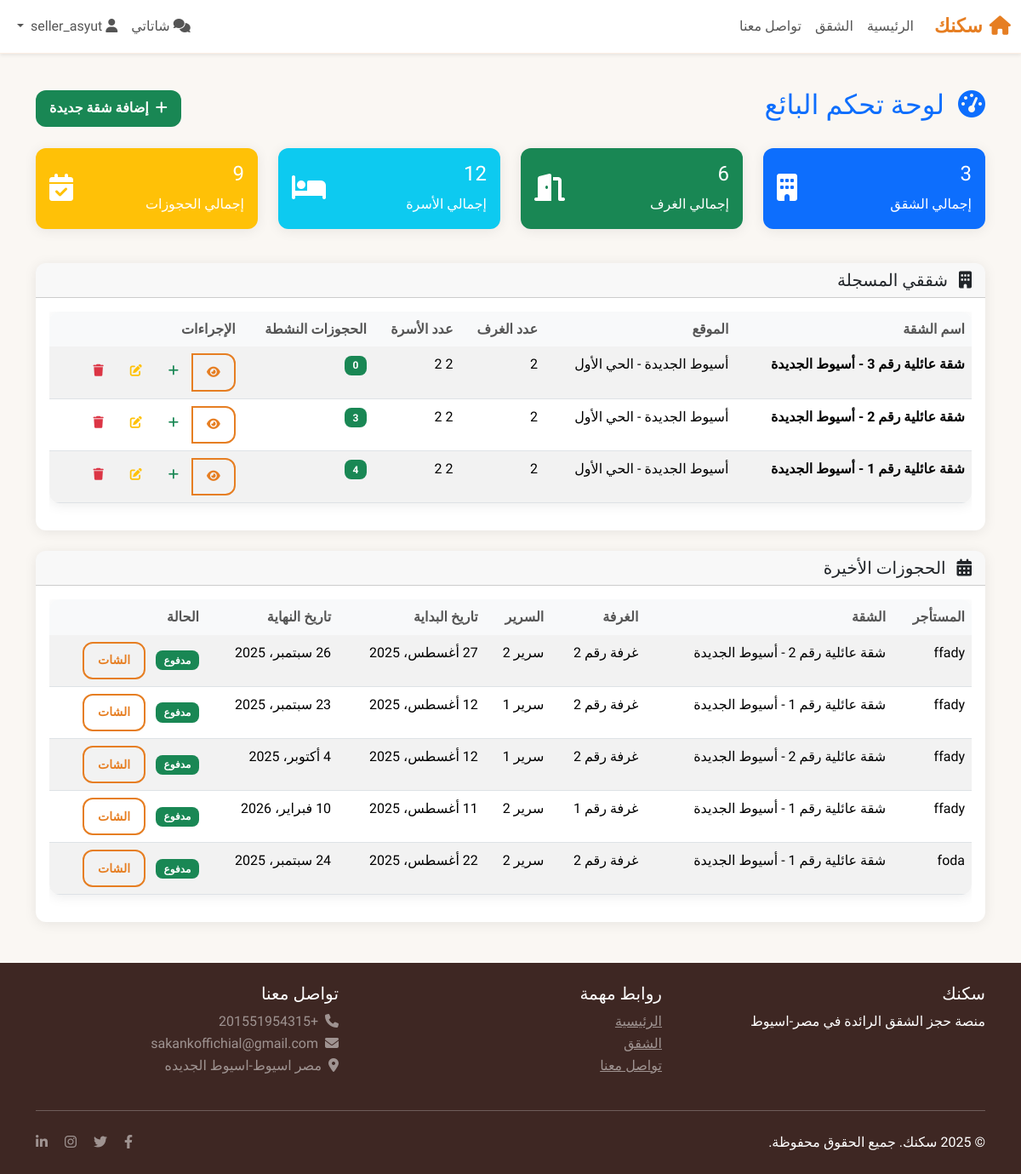
/listings/seller/dashboard/ (signed in), run on an earlier commit of the app's database.
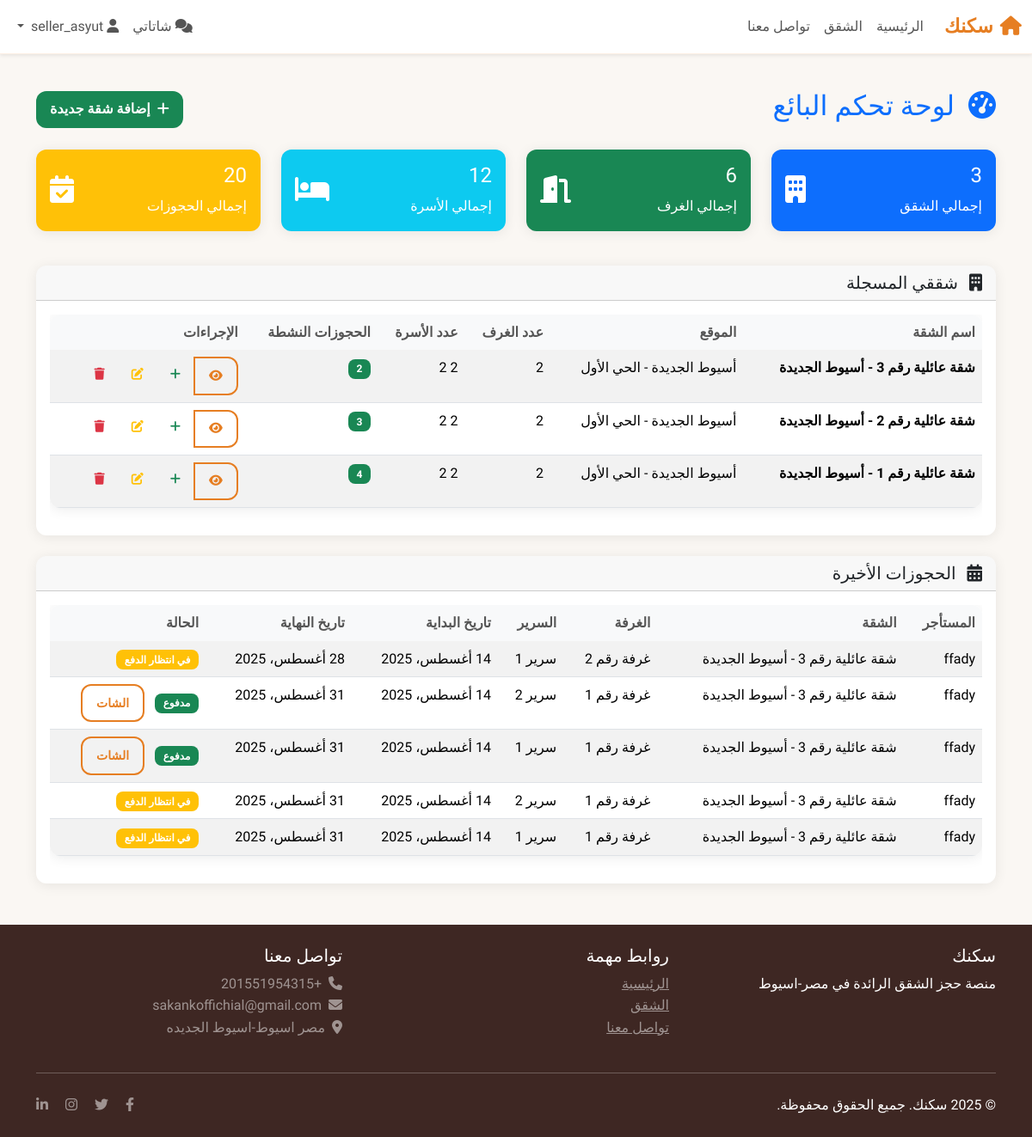
And on a later commit of the database.
### listings/models.py (models this page shows, shortened)
class Apartment(models.Model):
    name = models.CharField(
        max_length=200,
        verbose_name='اسم الشقة'
    )
    location = models.ForeignKey(
        Location,
        on_delete=models.CASCADE,
        related_name='apartments',
        verbose_name='الموقع'
    )
    description = models.TextField(
        verbose_name='الوصف'
    )
    owner = models.ForeignKey(
        User,
        on_delete=models.CASCADE,
        related_name='apartments',
        verbose_name='المالك'
    )
    main_image = models.ImageField(
        upload_to='apartments/main/',
        verbose_name='الصورة الرئيسية'
    )
    is_active = models.BooleanField(
        default=True,
        verbose_name='نشط'
    )
    created_at = models.DateTimeField(
        auto_now_add=True,
        verbose_name='تاريخ الإنشاء'
    )
    updated_at = models.DateTimeField(
        auto_now=True,
        verbose_name='تاريخ التحديث'
    )
    class Meta:
        verbose_name = 'شقة'
        verbose_name_plural = 'الشقق'
        ordering = ['-created_at']
    def get_active_bookings_count(self):
        from bookings.models import Booking
        from django.utils import timezone
        active_bookings = 0
        for room in self.rooms.all():
            for bed in room.beds.all():
                active_bookings += Booking.objects.filter(
                    bed=bed,
                    end_date__gte=timezone.now().date(),
                    payment_status='paid'
                ).count()
        return active_bookings

class Location(models.Model):
    name = models.CharField(
        max_length=100,
        unique=True,
        verbose_name='اسم الموقع'
    )
    city = models.CharField(
        max_length=50,
        verbose_name='المدينة'
    )
    is_active = models.BooleanField(
        default=True,
        verbose_name='نشط'
    )
    class Meta:
        verbose_name = 'موقع'
        verbose_name_plural = 'المواقع'
        ordering = ['city', 'name']

class Room(models.Model):
    apartment = models.ForeignKey(
        Apartment,
        on_delete=models.CASCADE,
        related_name='rooms',
        verbose_name='الشقة'
    )
    name = models.CharField(
        max_length=100,
        verbose_name='اسم/رقم الغرفة'
    )
    bed_count = models.PositiveIntegerField(
        verbose_name='عدد الأسرة'
    )
    room_image = models.ImageField(
        upload_to='rooms/',
        blank=True,
        verbose_name='صورة الغرفة'
    )
    description = models.TextField(
        blank=True,
        verbose_name='وصف الغرفة'
    )
    class Meta:
        verbose_name = 'غرفة'
        verbose_name_plural = 'الغرف'
        unique_together = ['apartment', 'name']

class Bed(models.Model):
    STATUS_CHOICES = [
        ('available', 'متاح'),
        ('booked', 'محجوز'),
        ('maintenance', 'صيانة'),
    ]
    room = models.ForeignKey(
        Room,
        on_delete=models.CASCADE,
        related_name='beds',
        verbose_name='الغرفة'
    )
    bed_number = models.CharField(
        max_length=10,
        verbose_name='رقم السرير'
    )
    monthly_price = models.DecimalField(
        max_digits=10,
        decimal_places=2,
        verbose_name='السعر الشهري'
    )
    status = models.CharField(
        max_length=15,
        choices=STATUS_CHOICES,
        default='available',
        verbose_name='الحالة'
    )
    class Meta:
        verbose_name = 'سرير'
        verbose_name_plural = 'الأسرة'
        unique_together = ['room', 'bed_number']

### bookings/models.py (models this page shows, shortened)
class Booking(models.Model):
    STATUS_CHOICES = [
        ('pending', 'في الانتظار'),
        ('confirmed', 'مؤكد'),
        ('cancelled', 'ملغي'),
        ('completed', 'مكتمل'),
    ]
    PAYMENT_STATUS_CHOICES = [
        ('pending', 'في الانتظار'),
        ('paid', 'مدفوع'),
        ('failed', 'فشل'),
        ('refunded', 'مسترد'),
    ]
    user = models.ForeignKey(
        User,
        on_delete=models.CASCADE,
        related_name='bookings',
        verbose_name='المستخدم'
    )
    order = models.ForeignKey(
        'BookingOrder',
        on_delete=models.CASCADE,
        related_name='bookings',
        null=True,
        blank=True,
        verbose_name='الأمر'
    )
    bed = models.ForeignKey(
        Bed,
        on_delete=models.CASCADE,
        related_name='bookings',
        verbose_name='السرير'
    )
    start_date = models.DateField(
        verbose_name='تاريخ البداية'
    )
    end_date = models.DateField(
        verbose_name='تاريخ النهاية'
    )
    monthly_price = models.DecimalField(
        max_digits=10,
        decimal_places=2,
        verbose_name='السعر الشهري'
    )
    total_amount = models.DecimalField(
        max_digits=10,
        decimal_places=2,
        verbose_name='المبلغ الإجمالي'
    )
    commission_amount = models.DecimalField(
        max_digits=10,
        decimal_places=2,
        default=150,
        verbose_name='عمولة السرير'
    )
    status = models.CharField(
        max_length=15,
        choices=STATUS_CHOICES,
        default='pending',
        verbose_name='حالة الحجز'
    )
    payment_status = models.CharField(
        max_length=15,
        choices=PAYMENT_STATUS_CHOICES,
        default='pending',
        verbose_name='حالة الدفع'
    )
    stripe_payment_intent_id = models.CharField(
        max_length=200,
        blank=True,
        verbose_name='معرف نية الدفع في Stripe'
    )
    notes = models.TextField(
        blank=True,
        verbose_name='ملاحظات'
    )
    created_at = models.DateTimeField(
        auto_now_add=True,
        verbose_name='تاريخ الإنشاء'
    )
    updated_at = models.DateTimeField(
        auto_now=True,
        verbose_name='تاريخ التحديث'
    )
    class Meta:
        verbose_name = 'حجز'
        verbose_name_plural = 'الحجوزات'
        ordering = ['-created_at']

### accounts/models.py (models this page shows, shortened)
class User(AbstractUser):
    USER_TYPE_CHOICES = [
        ('buyer', 'مشتري'),
        ('seller', 'بائع'),
    ]
    user_type = models.CharField(
        max_length=10,
        choices=USER_TYPE_CHOICES,
        default='buyer',
        verbose_name='نوع الحساب'
    )
    phone = models.CharField(
        max_length=15,
        blank=True,
        verbose_name='رقم الهاتف'
    )
    is_verified = models.BooleanField(
        default=False,
        verbose_name='تم التحقق'
    )
    created_at = models.DateTimeField(
        auto_now_add=True,
        verbose_name='تاريخ الإنشاء'
    )
    contract_accepted = models.BooleanField(default=False, verbose_name='تمت الموافقة على العقد')
    contract_accepted_at = models.DateTimeField(null=True, blank=True, verbose_name='تاريخ الموافقة على العقد')
    contract_accepted_ip = models.CharField(max_length=45, null=True, blank=True, verbose_name='IP الموافقة على العقد')
    class Meta:
        verbose_name = 'مستخدم'
        verbose_name_plural = 'المستخدمون'

### listings/views.py (the view)
# urls.py: path('seller/dashboard/', views.SellerDashboardView.as_view(), name='seller_dashboard'),
class SellerDashboardView(LoginRequiredMixin, TemplateView):
    template_name = 'listings/seller_dashboard.html'
    def dispatch(self, request, *args, **kwargs):
        response = super().dispatch(request, *args, **kwargs)
        if hasattr(request.user, 'user_type') and request.user.user_type != 'seller':
            messages.error(request, 'هذه الصفحة مخصصة للبائعين فقط.')
            return redirect('pages:index')
        return response
    def get_context_data(self, **kwargs):
        from bookings.models import Booking
        from django.db.models import Count
        context = super().get_context_data(**kwargs)
        apartments = Apartment.objects.filter(owner=self.request.user)
        context['apartments'] = apartments
        context['total_apartments'] = apartments.count()
        context['total_rooms'] = sum(apartment.rooms.count() for apartment in apartments)
        context['total_beds'] = sum(
            sum(room.beds.count() for room in apartment.rooms.all())
            for apartment in apartments
        )
        all_beds = []
        for apartment in apartments:
            for room in apartment.rooms.all():
                all_beds.extend(room.beds.all())
        context['total_bookings'] = Booking.objects.filter(bed__in=all_beds).count()
        context['recent_bookings'] = Booking.objects.filter(
            bed__in=all_beds
        ).order_by('-created_at')[:5]
        return context

### templates/listings/seller_dashboard.html (shortened to what the changed rows need)
{% extends 'base.html' %}
{% load static %}
{% block content %}
<div class="container mt-4">
    <div class="row">
        <div class="col-12">
            <div class="d-flex justify-content-between align-items-center mb-4">
                <h2 class="text-primary">
                    <i class="fas fa-tachometer-alt me-2"></i>
                    لوحة تحكم البائع
                </h2>
            </div>
        </div>
    </div>
    <div class="row mb-4">
    <div class="col-12 col-sm-6 col-md-3 mb-3">
            <div class="card bg-warning text-white">
                <div class="card-body">
                    <div class="d-flex justify-content-between">
                        <div>
                            <h4>{{ total_bookings }}</h4>
                            <p class="mb-0">إجمالي الحجوزات</p>
                        </div>
                    </div>
                </div>
            </div>
        </div>
    </div>
    <div class="row">
        <div class="col-12">
            <div class="card">
                <div class="card-body">
                    {% if apartments %}
                        <div class="table-responsive">
                            <table class="table table-striped">
                                <thead>
                                    <tr>
                                        <th>اسم الشقة</th>
                                        <th>الموقع</th>
                                        <th>عدد الغرف</th>
                                        <th>عدد الأسرة</th>
                                        <th>الحجوزات النشطة</th>
                                        <th>الإجراءات</th>
                                    </tr>
                                </thead>
                                <tbody>
                                    {% for apartment in apartments %}
                                    <tr>
                                        <td>
                                            <strong>{{ apartment.name }}</strong>
                                        </td>
                                        <td>{{ apartment.location.name }}</td>
                                        <td>{{ apartment.rooms.count }}</td>
                                        <td>
                                            {% for room in apartment.rooms.all %}
                                                {{ room.beds.count }}
                                            {% empty %}
                                                0
                                            {% endfor %}
                                        </td>
                                        <td>
                                            <span class="badge bg-success">
                                                {{ apartment.get_active_bookings_count }}
                                            </span>
                                        </td>
                                        <td>
                                            <div class="btn-group" role="group">
                                                <a href="{% url 'listings:apartment_detail' apartment.id %}"
                                                   class="btn btn-sm btn-outline-primary" title="عرض">
                                                    <i class="fas fa-eye"></i>
                                                </a>
                                                <a href="{% url 'listings:add_room' apartment.id %}"
                                                   class="btn btn-sm btn-outline-success" title="إضافة غرفة">
                                                    <i class="fas fa-plus"></i>
                                                </a>
                                                <a href="{% url 'listings:edit_apartment' apartment.id %}"
                                                   class="btn btn-sm btn-outline-warning" title="تعديل الشقة">
                                                    <i class="fas fa-edit"></i>
                                                </a>
                                                <a href="{% url 'listings:delete_apartment' apartment.id %}"
                                                   class="btn btn-sm btn-outline-danger" title="حذف الشقة">
                                                    <i class="fas fa-trash"></i>
                                                </a>
                                            </div>
                                        </td>
                                    </tr>
                                    {% endfor %}
                                </tbody>
                            </table>
                        </div>
                    {% endif %}
                </div>
            </div>
        </div>
    </div>
    {% if recent_bookings %}
    <div class="row mt-4">
        <div class="col-12">
            <div class="card">
                <div class="card-body">
                    <div class="table-responsive">
                        <table class="table table-striped">
                            <thead>
                                <tr>
                                    <th>المستأجر</th>
                                    <th>الشقة</th>
                                    <th>الغرفة</th>
                                    <th>السرير</th>
                                    <th>تاريخ البداية</th>
                                    <th>تاريخ النهاية</th>
                                    <th>الحالة</th>
                                </tr>
                            </thead>
                            <tbody>
                                {% for booking in recent_bookings %}
                                <tr>
                                    <td>{{ booking.user.get_full_name|default:booking.user.username }}</td>
                                    <td>{{ booking.bed.room.apartment.name }}</td>
                                    <td>{{ booking.bed.room.name }}</td>
                                    <td>سرير {{ booking.bed.bed_number }}</td>
                                    <td>{{ booking.start_date }}</td>
                                    <td>{{ booking.end_date }}</td>
                                    <td>
                                        {% if booking.payment_status == 'paid' %}
                                            <span class="badge bg-success">مدفوع</span>
                                            <a href="{% url 'bookings:chat' booking.id %}" class="btn btn-sm btn-outline-primary ms-2">الشات</a>
                                        {% elif booking.payment_status == 'failed' %}
                                            <span class="badge bg-danger">فشل الدفع</span>
                                        {% elif booking.payment_status == 'refunded' %}
                                            <span class="badge bg-secondary">مسترد</span>
                                        {% else %}
                                            <span class="badge bg-warning">في انتظار الدفع</span>
                                        {% endif %}
                                    </td>
                                </tr>
                                {% endfor %}
                            </tbody>
                        </table>
                    </div>
                </div>
            </div>
        </div>
    </div>
    {% endif %}
</div>
{% endblock %}

What changed in the data, as far as the page shows it:
no longer on this page (row unchanged): Booking: user.get_full_name "ffady", bed.room.apartment.name "شقة عائلية رقم 2 - أسيوط الجديدة", bed.room.name "غرفة رقم 2", bed.bed_number "2", start_date "27 أغسطس، 2025", end_date "26 سبتمبر، 2025", payment_status "مدفوع"
no longer on this page (row unchanged): Booking: user.get_full_name "ffady", bed.room.apartment.name "شقة عائلية رقم 1 - أسيوط الجديدة", bed.room.name "غرفة رقم 2", bed.bed_number "1", start_date "12 أغسطس، 2025", end_date "23 سبتمبر، 2025", payment_status "مدفوع"
no longer on this page (row unchanged): Booking: user.get_full_name "ffady", bed.room.apartment.name "شقة عائلية رقم 2 - أسيوط الجديدة", bed.room.name "غرفة رقم 2", bed.bed_number "1", start_date "12 أغسطس، 2025", end_date "4 أكتوبر، 2025", payment_status "مدفوع"
no longer on this page (row unchanged): Booking: user.get_full_name "ffady", bed.room.apartment.name "شقة عائلية رقم 1 - أسيوط الجديدة", bed.room.name "غرفة رقم 1", bed.bed_number "2", start_date "11 أغسطس، 2025", end_date "10 فبراير، 2026", payment_status "مدفوع"
no longer on this page (row unchanged): Booking: user.get_full_name "foda", bed.room.apartment.name "شقة عائلية رقم 1 - أسيوط الجديدة", bed.room.name "غرفة رقم 2", bed.bed_number "2", start_date "22 أغسطس، 2025", end_date "24 سبتمبر، 2025", payment_status "مدفوع"
changed Apartment "شقة عائلية رقم 3 - أسيوط الجديدة": get_active_bookings_count "0" → "2"
added Booking: user.get_full_name "ffady", bed.room.apartment.name "شقة عائلية رقم 3 - أسيوط الجديدة", bed.room.name "غرفة رقم 2", bed.bed_number "1", start_date "14 أغسطس، 2025", end_date "28 أغسطس، 2025", payment_status "في انتظار الدفع"
added Booking: user.get_full_name "ffady", bed.room.apartment.name "شقة عائلية رقم 3 - أسيوط الجديدة", bed.room.name "غرفة رقم 1", bed.bed_number "2", start_date "14 أغسطس، 2025", end_date "31 أغسطس، 2025", payment_status "مدفوع"
added Booking: user.get_full_name "ffady", bed.room.apartment.name "شقة عائلية رقم 3 - أسيوط الجديدة", bed.room.name "غرفة رقم 1", bed.bed_number "1", start_date "14 أغسطس، 2025", end_date "31 أغسطس، 2025", payment_status "مدفوع"
added Booking: user.get_full_name "ffady", bed.room.apartment.name "شقة عائلية رقم 3 - أسيوط الجديدة", bed.room.name "غرفة رقم 1", bed.bed_number "2", start_date "14 أغسطس، 2025", end_date "31 أغسطس، 2025", payment_status "في انتظار الدفع"
added Booking: user.get_full_name "ffady", bed.room.apartment.name "شقة عائلية رقم 3 - أسيوط الجديدة", bed.room.name "غرفة رقم 1", bed.bed_number "1", start_date "14 أغسطس، 2025", end_date "31 أغسطس، 2025", payment_status "في انتظار الدفع"
Also different on the page:
{{ total_bookings }}: "9" → "20"
